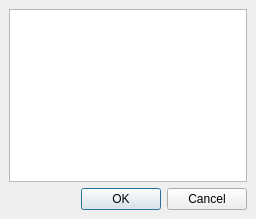
<ui version="4.0" >
 <class>ScoresDialog</class>
 <widget class="QDialog" name="ScoresDialog" >
  <property name="geometry" >
   <rect>
    <x>0</x>
    <y>0</y>
    <width>256</width>
    <height>219</height>
   </rect>
  </property>
  <property name="windowTitle" >
   <string>Scores</string>
  </property>
  <layout class="QGridLayout" >
   <property name="margin" >
    <number>9</number>
   </property>
   <property name="spacing" >
    <number>6</number>
   </property>
   <item row="0" column="0" >
    <widget class="QTableView" name="scoreTable" >
     <property name="whatsThis" >
      <string>&lt;html>&lt;head>&lt;meta name="qrichtext" content="1" />&lt;style type="text/css">
p, li { white-space: pre-wrap; }
&lt;/style>&lt;/head>&lt;body style=" font-family:'Sans Serif'; font-size:9pt; font-weight:400; font-style:normal; text-decoration:none;">
&lt;p style=" margin-top:0px; margin-bottom:0px; margin-left:0px; margin-right:0px; -qt-block-indent:0; text-indent:0px;">Scoreboard&lt;/p>&lt;/body>&lt;/html></string>
     </property>
     <property name="frameShape" >
      <enum>QFrame::StyledPanel</enum>
     </property>
     <property name="frameShadow" >
      <enum>QFrame::Sunken</enum>
     </property>
    </widget>
   </item>
   <item row="1" column="0" >
    <widget class="QDialogButtonBox" name="buttonBox" >
     <property name="orientation" >
      <enum>Qt::Horizontal</enum>
     </property>
     <property name="standardButtons" >
      <set>QDialogButtonBox::Cancel|QDialogButtonBox::NoButton|QDialogButtonBox::Ok</set>
     </property>
    </widget>
   </item>
  </layout>
 </widget>
 <resources/>
 <connections>
  <connection>
   <sender>buttonBox</sender>
   <signal>accepted()</signal>
   <receiver>ScoresDialog</receiver>
   <slot>accept()</slot>
   <hints>
    <hint type="sourcelabel" >
     <x>248</x>
     <y>254</y>
    </hint>
    <hint type="destinationlabel" >
     <x>157</x>
     <y>274</y>
    </hint>
   </hints>
  </connection>
  <connection>
   <sender>buttonBox</sender>
   <signal>rejected()</signal>
   <receiver>ScoresDialog</receiver>
   <slot>reject()</slot>
   <hints>
    <hint type="sourcelabel" >
     <x>316</x>
     <y>260</y>
    </hint>
    <hint type="destinationlabel" >
     <x>286</x>
     <y>274</y>
    </hint>
   </hints>
  </connection>
 </connections>
</ui>
